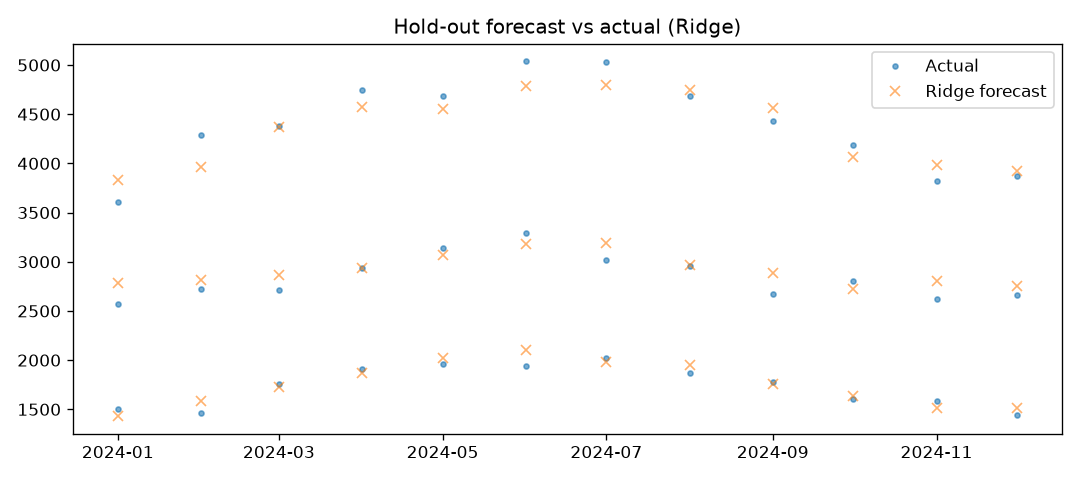

The script that saved this image:
"""Export Demand Forecasting for International Trade.

Compares a seasonal-naive baseline with ML models (Ridge, Random Forest,
Gradient Boosting) on monthly export values per commodity.

Usage:
  python forecast.py                      # runs on simulated demo data
  python forecast.py --csv your_data.csv  # needs columns: date, commodity, value
"""
import argparse
import numpy as np
import pandas as pd
import matplotlib
matplotlib.use("Agg")
import matplotlib.pyplot as plt
from sklearn.ensemble import RandomForestRegressor, GradientBoostingRegressor
from sklearn.linear_model import Ridge
from sklearn.metrics import mean_absolute_percentage_error, mean_squared_error


def simulate(seed=42):
    """Simulated monthly export values (USD mn) for 3 commodities, 2015-2024."""
    rng = np.random.default_rng(seed)
    dates = pd.date_range("2015-01-01", "2024-12-01", freq="MS")
    rows = []
    for name, base, amp in [("Textiles", 1200, 0.18), ("Pharmaceuticals", 2000, 0.08), ("Engineering Goods", 3000, 0.12)]:
        t = np.arange(len(dates))
        v = base * (1 + 0.004 * t) * (1 + amp * np.sin(2 * np.pi * (dates.month - 3) / 12))
        v = v * (1 + rng.normal(0, 0.04, len(dates)))
        rows += [(d, name, x) for d, x in zip(dates, v)]
    return pd.DataFrame(rows, columns=["date", "commodity", "value"])


def make_features(df, lags=(1, 2, 3, 6, 12)):
    df = df.sort_values(["commodity", "date"]).copy()
    for l in lags:
        df[f"lag_{l}"] = df.groupby("commodity")["value"].shift(l)
    df["roll_3"] = df.groupby("commodity")["value"].transform(lambda s: s.shift(1).rolling(3).mean())
    df["month_sin"] = np.sin(2 * np.pi * df["date"].dt.month / 12)
    df["month_cos"] = np.cos(2 * np.pi * df["date"].dt.month / 12)
    df["t"] = (df["date"].dt.year - df["date"].dt.year.min()) * 12 + df["date"].dt.month
    df = pd.get_dummies(df, columns=["commodity"], prefix="c")
    return df.dropna()


def main(csv=None, test_months=12):
    raw = pd.read_csv(csv, parse_dates=["date"]) if csv else simulate()
    commodity = raw["commodity"].copy()
    data = make_features(raw)
    feats = [c for c in data.columns if c not in ("date", "value")]
    cutoff = data["date"].max() - pd.DateOffset(months=test_months)
    train, test = data[data["date"] <= cutoff], data[data["date"] > cutoff]

    models = {
        "Ridge": Ridge(alpha=1.0),
        "RandomForest": RandomForestRegressor(n_estimators=300, random_state=0),
        "GradientBoosting": GradientBoostingRegressor(random_state=0),
    }
    results, preds = {}, {}
    # seasonal-naive baseline = value 12 months ago
    base = test["lag_12"].values
    results["Seasonal naive (baseline)"] = (
        mean_absolute_percentage_error(test["value"], base),
        mean_squared_error(test["value"], base) ** 0.5,
    )
    for n, m in models.items():
        m.fit(train[feats], train["value"])
        p = m.predict(test[feats])
        preds[n] = p
        results[n] = (mean_absolute_percentage_error(test["value"], p), mean_squared_error(test["value"], p) ** 0.5)

    res = pd.DataFrame(results, index=["MAPE", "RMSE"]).T.sort_values("MAPE")
    res["MAPE"] = (res["MAPE"] * 100).round(2)
    res["RMSE"] = res["RMSE"].round(1)
    print(res.to_string())
    res.to_csv("results.csv")

    best = res.drop(index="Seasonal naive (baseline)").index[0]
    plt.figure(figsize=(9, 4))
    plt.plot(test["date"], test["value"], ".", label="Actual", alpha=0.6)
    plt.plot(test["date"], preds[best], "x", label=f"{best} forecast", alpha=0.6)
    plt.title(f"Hold-out forecast vs actual ({best})")
    plt.legend(); plt.tight_layout(); plt.savefig("forecast.png", dpi=120)

    if best in ("RandomForest", "GradientBoosting"):
        imp = pd.Series(models[best].feature_importances_, index=feats).sort_values()
        plt.figure(figsize=(6, 4)); imp.tail(8).plot.barh()
        plt.title("Top feature importances"); plt.tight_layout(); plt.savefig("importance.png", dpi=120)


if __name__ == "__main__":
    ap = argparse.ArgumentParser()
    ap.add_argument("--csv", default=None)
    main(ap.parse_args().csv)
